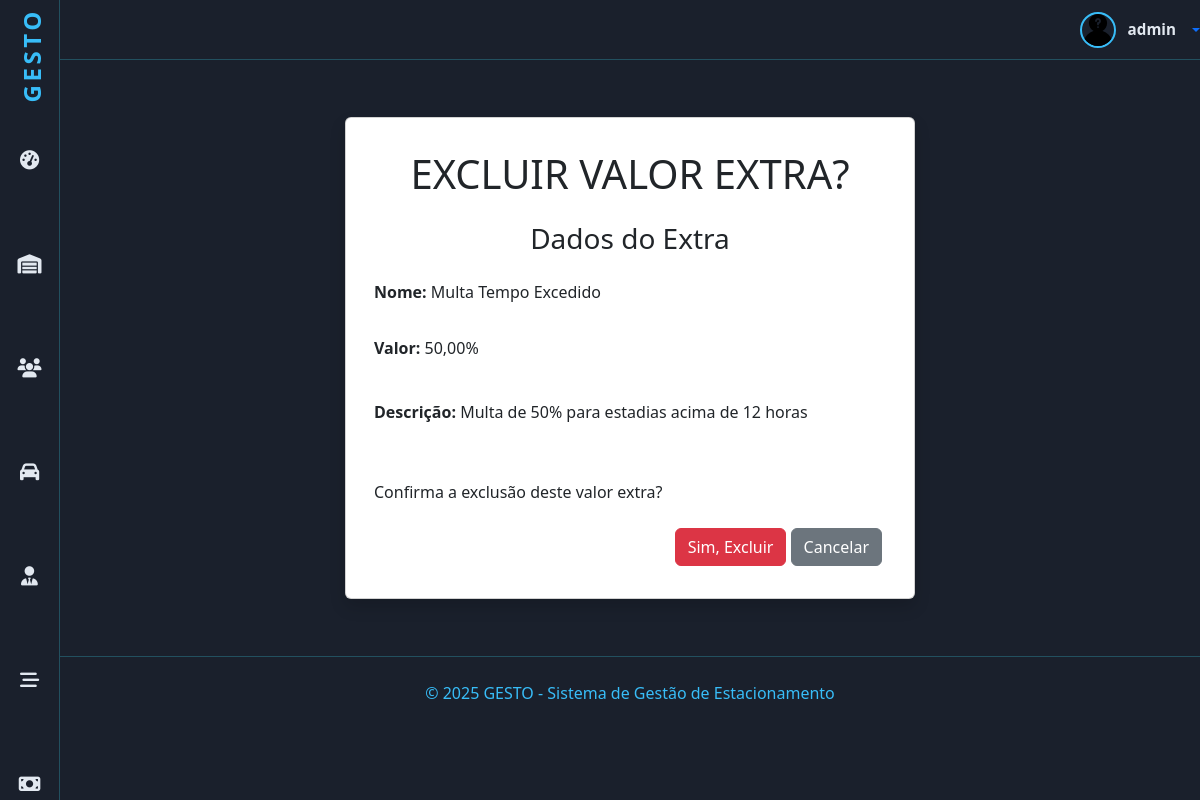
The app's page /valores/extras/apagar/1/ (signed in) with its own data.
### valores/models.py (models this page shows, shortened)
class Extra(models.Model):
    EXTRA_CHOICES = (
        ('PERCENTUAL', 'Percentual (%)'),
        ('FIXO', 'Valor Fixo (R$)'),
    )
    nome = models.CharField('Nome do adicional', max_length=100, help_text='Ex: ')
    tipo = models.CharField('Tipo do adicional', max_length=20, choices=EXTRA_CHOICES, default='PERCENTUAL')
    valor = models.DecimalField('Valor a adicionar (R$)', max_digits=8, decimal_places=2, help_text='Somente números')
    descricao = models.TextField('Descrição', max_length=300, blank=True, null=True)
    status = models.BooleanField('Ativo', default=True, help_text='Marque para ativar este valor extra')
    class Meta:
        verbose_name = 'Valor Extra'
        verbose_name_plural = 'Valores Extras'

### valores/views.py (the view)
# urls.py: path('extras/apagar/<int:pk>/', ExtraDeleteView.as_view(), name='extra_apagar'),
class ExtraDeleteView(PermissionRequiredMixin, SuccessMessageMixin, DeleteView):
    permission_required = "valores.delete_extra"
    permission_denied_message = "Apagar valor extra"
    model = Extra
    template_name = "extras/extra_apagar.html"
    success_url = reverse_lazy('extras')
    success_message = "Valor extra apagado com sucesso."

### valores/templates/extras/extra_apagar.html (shortened to what this page needs)
{% extends 'principal.html' %}
{% load django_bootstrap5 %}
{% block content %}
<div id="dados">
    <div class="card shadow m-3 col-md-6 mx-auto">
        <div class="card-body">
            <div class="row p-3">
                <h1 class="text-center">EXCLUIR VALOR EXTRA?</h1>
                <h3 class="text-center mt-3">Dados do Extra</h3>
                <p class="p-2 mt-2"><strong>Nome: </strong>{{ object.nome }}</p>
                <p class="p-2"><strong>Valor: </strong>{% if object.tipo == 'PERCENTUAL' %}
                    {{ extra.valor }}%
                    {% else %}
                    R$ {{ extra.valor }}
                    {% endif %}</p>
                <p class="p-2 mt-2"><strong>Descrição: </strong>{{ object.descricao }}</p>
                <p class="p-2 mt-4">Confirma a exclusão deste valor extra?</p>
                <form method="POST">
                    <div class="text-end">
                        <button type="submit" class="btn btn-danger">Sim, Excluir</button>
                        <a href="{% url 'extras' %}" class="btn btn-secondary">Cancelar</a>
                    </div>
                </form>
            </div>
        </div>
    </div>
</div>
{% endblock %}

### home/templates/principal.html (shortened to what this page needs)
<!doctype html>
{% load static %}
{% load django_bootstrap5 %}
<html lang="pt-br">
<head>
    {% block head %}
    {% include "head.html" %}
    {% endblock %}
</head>
<body>
<header id="header-top" role="banner" aria-label="Cabeçalho superior">
    <div class="dropdown">
        <a href="#" class="user-profile text-decoration-none dropdown-toggle" data-bs-toggle="dropdown"
           aria-expanded="false">
            {% if user.is_authenticated %}
                {% if user.funcionario.foto %}
                    <img src="{{ user.funcionario.foto.url }}" alt="Avatar do utilizador"/>
                {% else %}
                    <img src="{% static 'img/desconhecido.png' %}" alt="Avatar do utilizador"/>
                {% endif %}
                <span>{{ user.username }}</span>
            {% else %}
                <i class="fas fa-sign-in-alt me-2"></i>
                <span>Acesso</span>
            {% endif %}
        </a>
    </div>
</header>
{% if request.user.is_authenticated %}
    <nav id="sidebar" aria-label="Menu principal">
        <div class="logo" aria-label="Logo GESTO">
            <a href="{% url 'index' %}"
               class="nav-link {% if request.resolver_match.url_name == 'index' %}active{% endif %}">GESTO</a>
        </div>
        <div data-bs-spy="scroll"  data-bs-offset="0" data-bs-smooth-scroll="true" class="scrollspy" tabindex="0">
      <ul class="nav flex-column" role="menu" aria-label="Navegação principal">
            <li class="nav-item" role="none">
                <a href="{% url 'index' %}"
                   class="nav-link {% if request.resolver_match.url_name == 'index' %}active{% endif %}">
                    <i class="fa-solid fa-gauge-high" aria-hidden="true"></i>
                </a>
            </li>
            <li class="nav-item" role="none">
                <a href="{% url 'estadias' %}"
                   class="nav-link {% if request.resolver_match.url_name == 'estadias' %}active{% endif %}">
                    <i class="fa-solid fa-warehouse" aria-hidden="true"></i>
                </a>
            </li>
            <li class="nav-item" role="none">
                <a href="{% url 'clientes' %}"
                   class="nav-link {% if request.resolver_match.url_name == 'clientes' %}active{% endif %}">
                    <i class="fas fa-users"></i>
                </a>
            </li>
            <li class="nav-item" role="none">
                <a href="{% url 'veiculos' %}"
                   class="nav-link {% if request.resolver_match.url_name == 'veiculos' %}active{% endif %}">
                    <i class="fas fa-car" aria-hidden="true"></i>
                </a>
            </li>
           <li class="nav-item" role="none">
                <a href="{% url 'funcionarios' %}"
                   class="nav-link {% if request.resolver_match.url_name == 'funcionarios' %}active{% endif %}">
                    <i class="fas fa-user-tie" aria-hidden="true"></i>
                </a>
            </li>
            <li class="nav-item" role="none">
                <a href="{% url 'vagas' %}"
                   class="nav-link {% if request.resolver_match.url_name == 'vagas' %}active{% endif %}">
                    <i class="fas fa-stream" aria-hidden="true"></i>
                </a>
            </li>
            <li class="nav-item" role="none">
                <a href="{% url 'valores' %}"
                   class="nav-link {% if request.resolver_match.url_name == 'valores' %}active{% endif %}">
                    <i class="fa-solid fa-money-bill" aria-hidden="true"></i>
                </a>
            </li>
        </ul>
    </div>
    </nav>
{% endif %}
{% block content %}{% endblock %}
{% block footer %}
{% include "footer.html" %}
{% endblock %}
</body>
</html>

### home/templates/head.html (style rules this page uses)
:root { --bg-primary: #1a202c; --bg-card: #2d3748; --text-primary: #e2e8f0; --highlight: #38bdf8; --border-subtle: rgba(56, 223, 248, 0.25); --table-row-alt: #374151; }
.scrollspy { position: relative; height: 100vh; margin-top: .5rem; overflow: auto; -ms-overflow-style: none; scrollbar-width: none; }
body { background-color: var(--bg-primary); color: var(--text-primary); font-family: "Segoe UI", Tahoma, Geneva, Verdana, sans-serif; min-height: 100vh; overflow-x: hidden; margin-left: 5%; }
#dados { margin-top: 5%; margin-bottom: 5%; }
#sidebar { background-color: var(--bg-primary); min-height: 100vh; width: 5%; position: fixed; top: 0; left: 0; padding-top: 0.5rem; display: flex; flex-direction: column; align-items: center; border-right: 1px solid var(--border-subtle); z-index: 1030; transition: 0.7s ease-out; margin-bottom: 10%; }
#sidebar .logo { font-weight: 700; font-size: 1.5rem; color: var(--highlight); margin-bottom: 2rem; user-select: none; writing-mode: vertical-rl; transform: rotate(180deg); letter-spacing: 0.15em; text-align: center; width: 32px; }
#sidebar ul.nav { list-style: none; padding: 0; margin: 0; width: 100%; margin-bottom: 10%; padding-bottom: 30%; }
#sidebar ul.nav li { width: 100%; margin-bottom: 1.5rem; text-align: center; }
#sidebar ul.nav li a { color: var(--text-primary); font-size: 1.2rem; display: block; width: 100%; padding: 0.2rem 0; transition: color 0.3s; position: relative; }
#header-top { height: 60px; border-bottom: 1px solid var(--border-subtle); display: flex; align-items: center; justify-content: flex-end; gap: 1.5rem; margin-bottom: 2rem; color: var(--text-primary); }
#header-top .user-profile { display: flex; align-items: center; gap: 0.75rem; cursor: pointer; user-select: none; }
#header-top .user-profile img { width: 36px; height: 36px; border-radius: 50%; border: 2px solid var(--highlight); object-fit: cover; }
#header-top .user-profile span { font-weight: 600; font-size: 0.95rem; color: var(--text-primary); white-space: nowrap; }

### records on screen
Extra: nome "Multa Tempo Excedido", valor "50,00", descricao "Multa de 50% para estadias acima de 12 horas"

### other values on screen
{{ user.username }} "admin"
